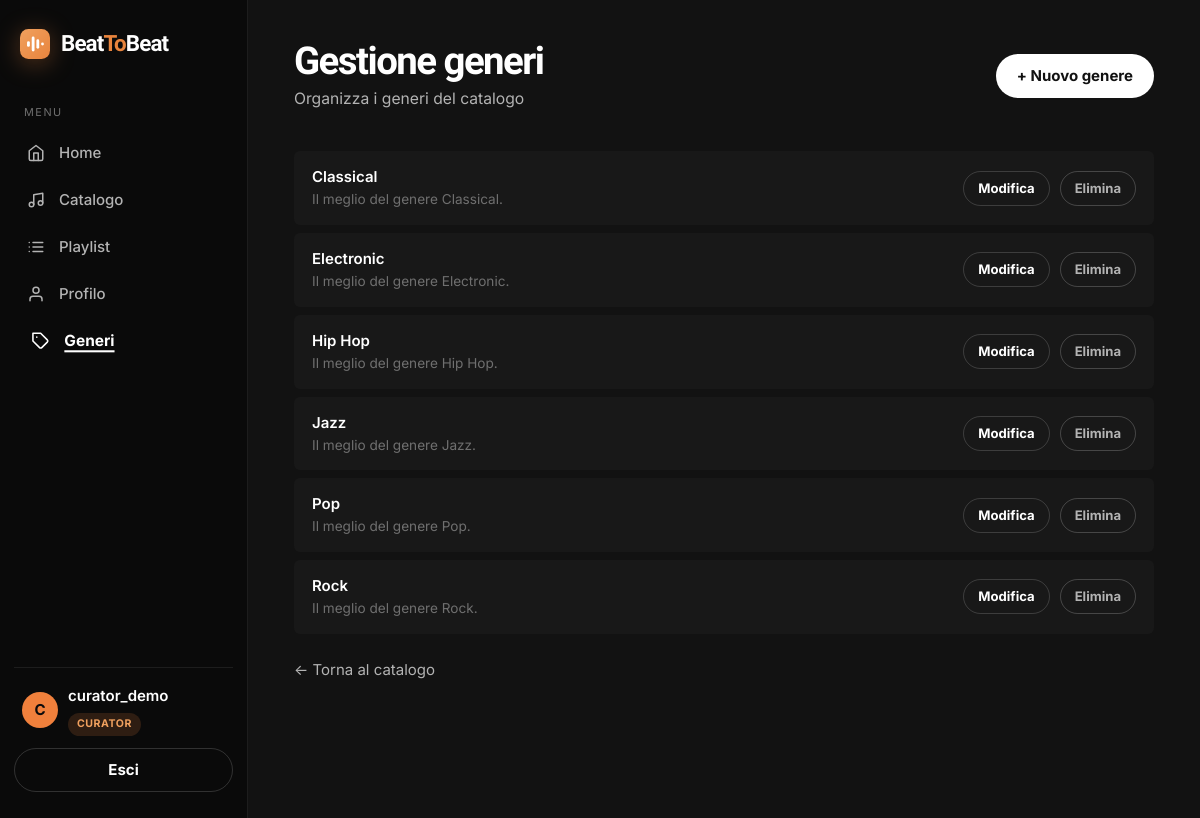
Screenshot of /music/genres/ (signed in) with the database file from the repository.
### accounts/models.py (models this page shows, shortened)
class CustomUser(AbstractUser):
    class Role(models.TextChoices):
        LISTENER = 'listener', 'Listener'
        CURATOR = 'curator', 'Curator'
        MODERATOR = 'moderator', 'Moderator'
    role = models.CharField(
        max_length=20,
        choices=Role.choices,
        default=Role.LISTENER,
    )
    bio = models.TextField(blank=True)
    birth_date = models.DateField(null=True, blank=True)
    favorite_genre = models.ForeignKey(
        'music.Genre',
        on_delete=models.SET_NULL,
        null=True,
        blank=True,
        related_name='fans',
    )
    AVATAR_COLORS = ['#f0803c', '#e0a15e', '#81b29a', '#6a8ec9', '#b07ba0', '#c96a6a']
    @property
    def avatar_color(self):
        return self.AVATAR_COLORS[sum(ord(c) for c in self.username) % len(self.AVATAR_COLORS)]
    @property
    def initial(self):
        return self.username[0].upper() if self.username else '?'
    @property
    def is_curator(self):
        return self.role == self.Role.CURATOR or self.is_superuser
    @property
    def is_moderator(self):
        return self.role == self.Role.MODERATOR or self.is_superuser

### music/models.py (models this page shows, shortened)
class Genre(models.Model):
    name = models.CharField(max_length=100, unique=True)
    description = models.TextField(blank=True)
    class Meta:
        ordering = ['name']

### music/views.py (the view)
# urls.py: path('genres/', views.GenreListView.as_view(), name='genre_list'),
class GenreListView(LoginRequiredMixin, CuratorOnlyMixin, ListView):
    model = Genre
    template_name = 'music/genres/list.html'
    context_object_name = 'genres'

### music/permissions.py (called while the page is built)
    def test_func(self):
        user = self.request.user
        return user.is_authenticated and user.is_curator

### templates/music/genres/list.html (shortened to what this page needs)
{% extends 'base.html' %}
{% block content %}
<div class="page-header">
	<div>
		<h1 class="page-title">Gestione generi</h1>
		<div class="page-subtitle">Organizza i generi del catalogo</div>
	</div>
	<a class="btn btn-accent" href="{% url 'music:genre_create' %}">+ Nuovo genere</a>
</div>
{% if genres %}
{% for genre in genres %}
<div class="list-row">
	<div class="list-main">
		<div class="list-title">{{ genre.name }}</div>
		<div class="list-meta">{{ genre.description|default:"Nessuna descrizione" }}</div>
	</div>
	<div class="actions">
		<a class="btn btn-ghost btn-sm" href="{% url 'music:genre_update' genre.pk %}">Modifica</a>
		<a class="btn btn-danger btn-sm" href="{% url 'music:genre_delete' genre.pk %}">Elimina</a>
	</div>
</div>
{% endfor %}
{% else %}
<div class="empty">Nessun genere presente. Creane uno!</div>
{% endif %}
<p class="mt-3"><a class="muted-link" href="{% url 'music:song_list' %}">← Torna al catalogo</a></p>
{% endblock %}

### templates/base.html (shortened to what this page needs)
{% load static %}
<!DOCTYPE html>
<html lang="it">
<head>
	<link rel="stylesheet" href="{% static 'css/style.css' %}">
</head>
<body>
	{% block layout %}
	<div class="app-shell">
		<aside class="sidebar">
			<a class="brand" href="{% url 'pages:home' %}">{% include 'partials/logo.html' %}<span>Beat<span class="beat-accent">To</span>Beat</span></a>
			<nav>
				<div class="nav-section-label">Menu</div>
				<a class="nav-item-link {% if request.path == '/' %}active{% endif %}" href="{% url 'pages:home' %}">
					<span class="nav-icon"><svg viewBox="0 0 24 24" fill="none" stroke="currentColor" stroke-width="2" stroke-linecap="round" stroke-linejoin="round"><path d="M3 9l9-7 9 7v11a2 2 0 0 1-2 2H5a2 2 0 0 1-2-2z"/><path d="M9 22V12h6v10"/></svg></span><span class="nav-label">Home</span>
				</a>
				{% if user.is_authenticated %}
				<a class="nav-item-link {% if '/music/songs' in request.path %}active{% endif %}" href="{% url 'music:song_list' %}">
					<span class="nav-icon"><svg viewBox="0 0 24 24" fill="none" stroke="currentColor" stroke-width="2" stroke-linecap="round" stroke-linejoin="round"><path d="M9 18V5l12-2v13"/><circle cx="6" cy="18" r="3"/><circle cx="18" cy="16" r="3"/></svg></span><span class="nav-label">Catalogo</span>
				</a>
				<a class="nav-item-link {% if '/music/playlists' in request.path %}active{% endif %}" href="{% url 'music:playlist_list' %}">
					<span class="nav-icon"></span><span class="nav-label">Playlist</span>
				</a>
				<a class="nav-item-link {% if '/accounts/profile' in request.path %}active{% endif %}" href="{% url 'accounts:profile' %}">
					<span class="nav-icon"><svg viewBox="0 0 24 24" fill="none" stroke="currentColor" stroke-width="2" stroke-linecap="round" stroke-linejoin="round"><path d="M20 21v-2a4 4 0 0 0-4-4H8a4 4 0 0 0-4 4v2"/><circle cx="12" cy="7" r="4"/></svg></span><span class="nav-label">Profilo</span>
				</a>
				{% if user.is_curator %}
				<a class="nav-item-link {% if '/music/genres' in request.path %}active{% endif %}" href="{% url 'music:genre_list' %}">
					<span class="nav-icon"><svg viewBox="0 0 24 24" fill="none" stroke="currentColor" stroke-width="2" stroke-linecap="round" stroke-linejoin="round"><path d="M20.59 13.41l-7.17 7.17a2 2 0 0 1-2.83 0L2 12V2h10l8.59 8.59a2 2 0 0 1 0 2.82z"/><line x1="7" y1="7" x2="7.01" y2="7"/></svg></span><span class="nav-label">Generi</span>
				</a>
				{% endif %}
				{% endif %}
			</nav>
			<div class="sidebar-footer">
				{% if user.is_authenticated %}
				<div class="user-box">
					{% include 'partials/avatar.html' with profile_user=user %}
					<div>
						<div class="user-name">{{ user.username }}</div>
						{% if user.is_superuser %}
						<span class="role-badge admin">Admin</span>
						{% elif user.role == 'curator' %}
						<span class="role-badge curator">Curator</span>
						{% elif user.role == 'moderator' %}
						<span class="role-badge moderator">Moderator</span>
						{% else %}
						<span class="role-badge listener">Listener</span>
						{% endif %}
					</div>
				</div>
				<form method="post" action="{% url 'accounts:logout' %}">
					<button type="submit" class="btn btn-ghost btn-block">Esci</button>
				</form>
				{% else %}
				<a class="btn btn-accent btn-block" href="{% url 'accounts:login' %}">Accedi</a>
				<a class="btn btn-ghost btn-block mt-2" href="{% url 'accounts:signup' %}">Registrati</a>
				{% endif %}
			</div>
		</aside>
		<main class="content-area">
			{% block content %}{% endblock %}
		</main>
	</div>
	{% endblock %}
</body>
</html>

### templates/partials/avatar.html
<span class="avatar {{ size }}" style="background-color: {{ profile_user.avatar_color }};">{{ profile_user.initial }}</span>

### rows the page displays
CustomUser: initial "C", username "curator_demo"
Genre: name "Classical", description "Il meglio del genere Classical."
Genre: name "Electronic", description "Il meglio del genere Electronic."
Genre: name "Hip Hop", description "Il meglio del genere Hip Hop."
Genre: name "Jazz", description "Il meglio del genere Jazz."
Genre: name "Pop", description "Il meglio del genere Pop."
Genre: name "Rock", description "Il meglio del genere Rock."
